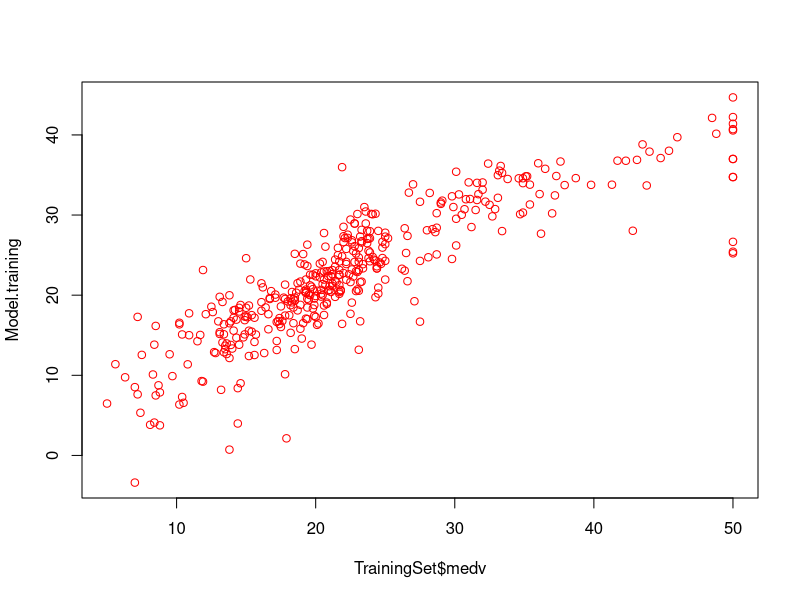
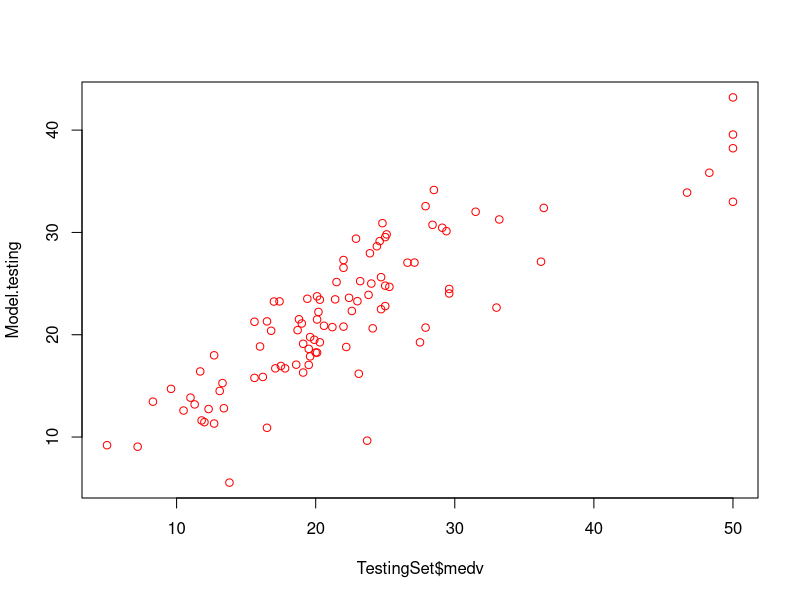

Recreate these plots in R, in order.
############################################
# Data Professor                           #
# http://youtube.com/dataprofessor         #
# http://github.com/dataprofessor          #
# http://facebook.com/dataprofessor        #
# https://www.instagram.com/data.professor #
############################################

# Importing libraries
library(mlbench) # Contains several benchmark data sets (especially the Boston Housing dataset)
library(caret) # Package for machine learning algorithms / CARET stands for Classification And REgression Training

# Importing the Boston Housing data set
data(BostonHousing)

head(BostonHousing)

# Check to see if there are missing data?
sum(is.na(BostonHousing))

# To achieve reproducible model; set the random seed number
set.seed(100)

# Performs stratified random split of the data set
TrainingIndex <- createDataPartition(BostonHousing$medv, p=0.8, list = FALSE)
TrainingSet <- BostonHousing[TrainingIndex,] # Training Set
TestingSet <- BostonHousing[-TrainingIndex,] # Test Set


###############################

# Build Training model
Model <- train(medv ~ ., data = TrainingSet,
               method = "lm",
               na.action = na.omit,
               preProcess=c("scale","center"),
               trControl= trainControl(method="none")
)

# Apply model for prediction
Model.training <-predict(Model, TrainingSet) # Apply model to make prediction on Training set
Model.testing <-predict(Model, TestingSet) # Apply model to make prediction on Testing set

# Model performance (Displays scatter plot and performance metrics)
  # Scatter plot of Training set
    plot(TrainingSet$medv,Model.training, col = "red" )
    plot(TestingSet$medv,Model.testing, col = "red" )
    summary(Model)
    R.training <- cor(TrainingSet$medv,Model.training)
    R.testing <- cor(TrainingSet$medv,Model.training)
    
    R2.training <- R.training^2
    R2.testing <- R.testing^2
    